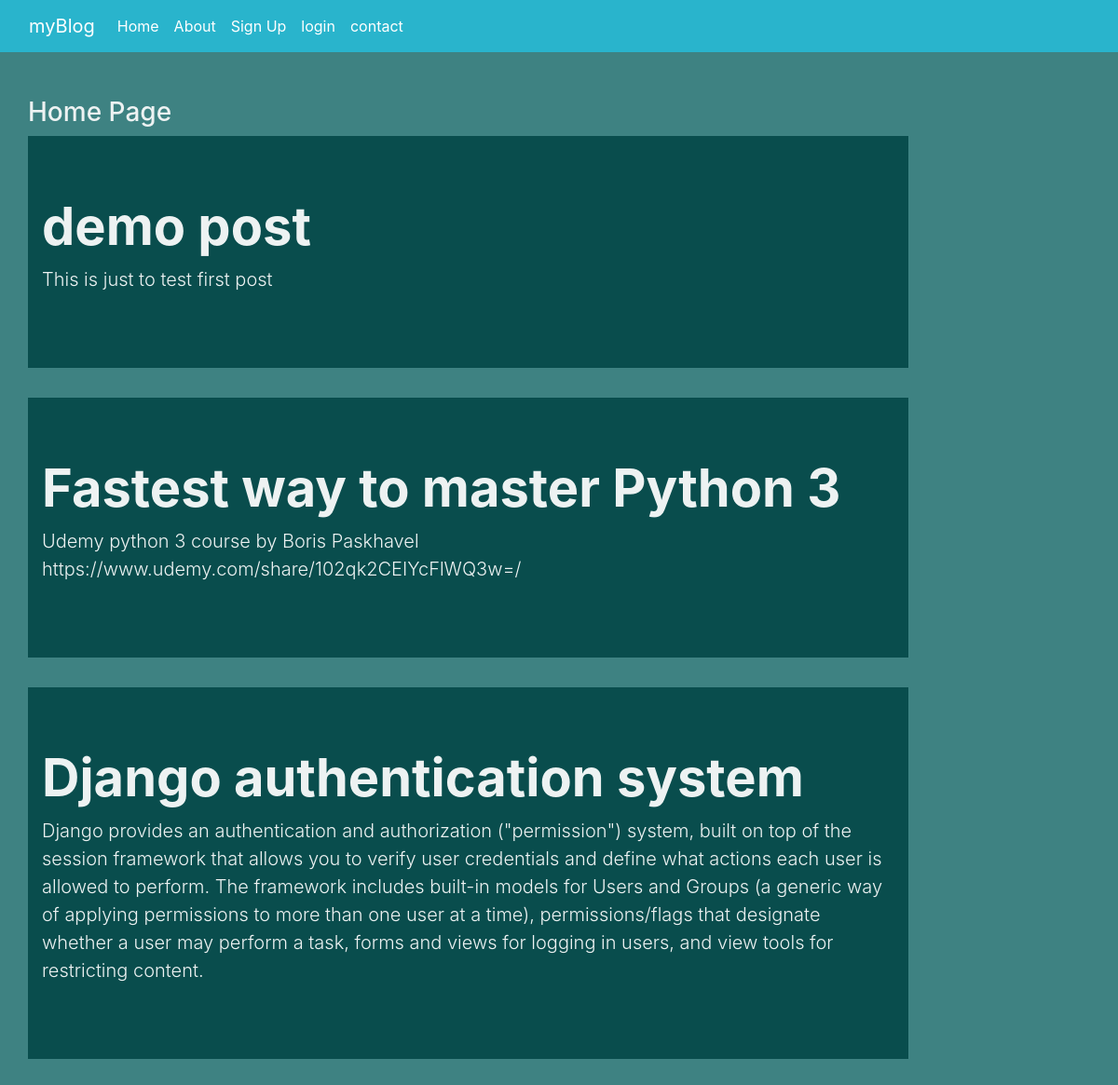
The page / on the database its author committed.
### Appblog/models.py (models this page shows)
class Post(models.Model):
    title = models.CharField(max_length=300)
    desc = models.TextField()

### Appblog/views.py (the view)
# urls.py: path('',views.home,name="home"),
def home(request):
    posts = Post.objects.all()
    return render(request, 'Appblog/home.html',{'posts':posts})

### Appblog/templates/Appblog/home.html
{% extends 'Appblog/base.html' %}
{% load static %}
{% block content %}
    <div class="text-black col-sm-10 my-5">
        <h3 >Home Page</h3>
        {% for post in posts %}
        <div class="jumbotron jumbotron-fluid">
            <div class="container">
              <h1 class="display-4 font-weight-bold">{{post.title}}</h1>
              <p class="lead">{{post.desc}}</p>
            </div>
        </div>
        {% endfor %}
    </div>
{% endblock content %}

### Appblog/static/Appblog/css/style.css (style rules this page uses)
body { background-color: #3E8282; color: #EDF2F2; }
.jumbotron { background-color:#094D4D; color:#EDF2F2; }

### rows shown on the page
Post: title "demo post", desc "This is just to test first post"
Post: title "Fastest way to master Python 3", desc "Udemy python 3 course by Boris Paskhavel https://www.udemy.com/share/102qk2CEIYcFlWQ3w=/"
Post: title "Django authentication system", desc "Django provides an authentication and authorization (\"permission\") system, built on top of the session framework that allows you to verify user credentials and define what actions each user is allowed to perform. The framework includes built-in models for Users and Groups (a generic way of applying permissions to more than one user at a time), permissions/flags that designate whether a user may perform a task, forms and views for logging in users, and view tools for restricting content."
